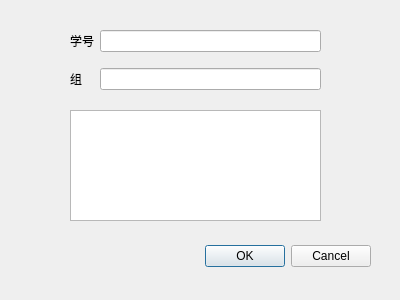
<?xml version="1.0" encoding="UTF-8"?>
<ui version="4.0">
 <class>Dialog</class>
 <widget class="QDialog" name="Dialog">
  <property name="geometry">
   <rect>
    <x>0</x>
    <y>0</y>
    <width>400</width>
    <height>300</height>
   </rect>
  </property>
  <property name="windowTitle">
   <string>获取用户的人脸列表</string>
  </property>
  <widget class="QDialogButtonBox" name="buttonBox">
   <property name="geometry">
    <rect>
     <x>30</x>
     <y>240</y>
     <width>341</width>
     <height>32</height>
    </rect>
   </property>
   <property name="orientation">
    <enum>Qt::Horizontal</enum>
   </property>
   <property name="standardButtons">
    <set>QDialogButtonBox::Cancel|QDialogButtonBox::Ok</set>
   </property>
  </widget>
  <widget class="QWidget" name="gridLayoutWidget">
   <property name="geometry">
    <rect>
     <x>70</x>
     <y>20</y>
     <width>251</width>
     <height>81</height>
    </rect>
   </property>
   <layout class="QGridLayout" name="gridLayout">
    <item row="0" column="0">
     <widget class="QLabel" name="label">
      <property name="text">
       <string>学号</string>
      </property>
     </widget>
    </item>
    <item row="1" column="1">
     <widget class="QLineEdit" name="lineEdit_2"/>
    </item>
    <item row="1" column="0">
     <widget class="QLabel" name="label_2">
      <property name="text">
       <string>组</string>
      </property>
     </widget>
    </item>
    <item row="0" column="1">
     <widget class="QLineEdit" name="lineEdit"/>
    </item>
   </layout>
  </widget>
  <widget class="QTextBrowser" name="textBrowser">
   <property name="geometry">
    <rect>
     <x>70</x>
     <y>110</y>
     <width>251</width>
     <height>111</height>
    </rect>
   </property>
  </widget>
 </widget>
 <resources/>
 <connections>
  <connection>
   <sender>buttonBox</sender>
   <signal>accepted()</signal>
   <receiver>Dialog</receiver>
   <slot>accept()</slot>
   <hints>
    <hint type="sourcelabel">
     <x>248</x>
     <y>254</y>
    </hint>
    <hint type="destinationlabel">
     <x>157</x>
     <y>274</y>
    </hint>
   </hints>
  </connection>
  <connection>
   <sender>buttonBox</sender>
   <signal>rejected()</signal>
   <receiver>Dialog</receiver>
   <slot>reject()</slot>
   <hints>
    <hint type="sourcelabel">
     <x>316</x>
     <y>260</y>
    </hint>
    <hint type="destinationlabel">
     <x>286</x>
     <y>274</y>
    </hint>
   </hints>
  </connection>
 </connections>
</ui>
